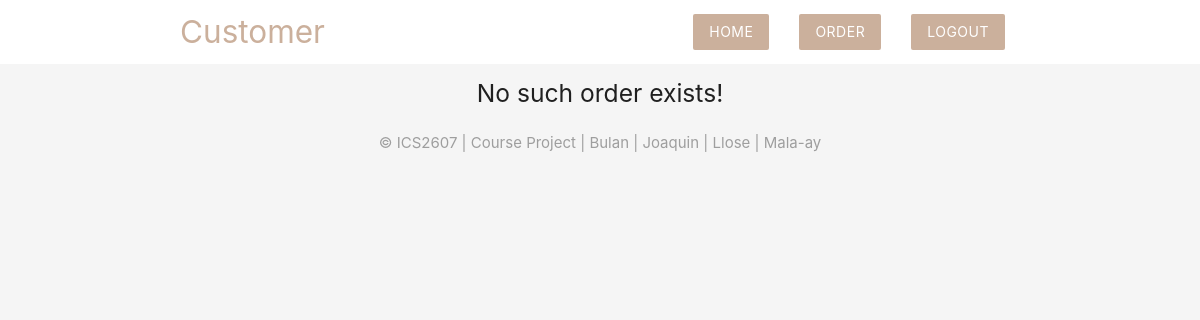
The page /customer/details.php?id=77 on the database as committed earlier.
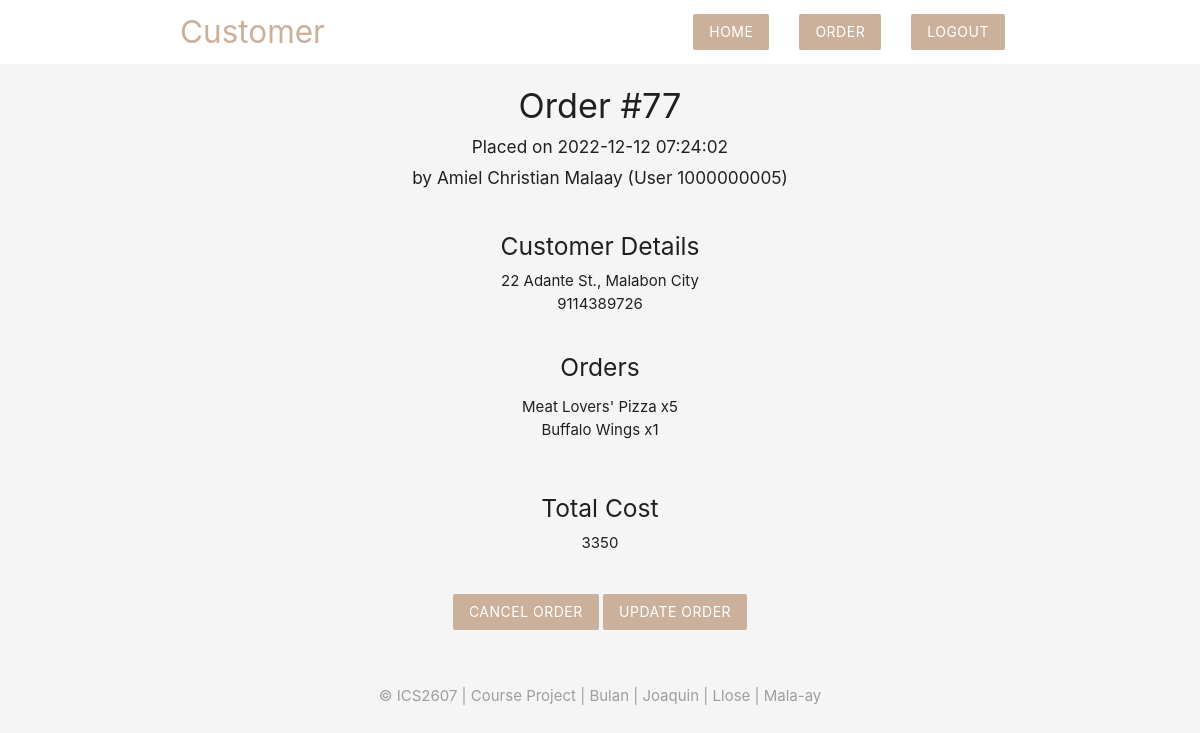
The same page on the database as committed later.
### tables this page shows
CREATE TABLE `cus_order` (
  `CUS_ID` int(11) NOT NULL,
  `CUS_ADDRESS` varchar(100) NOT NULL,
  `CUS_NAME` varchar(50) NOT NULL,
  `CUS_CONTACT_NO` bigint(20) NOT NULL,
  `ORDER_ID` int(11) NOT NULL,
  `ORDER_TIME` datetime NOT NULL DEFAULT current_timestamp(),
  `ORDER_COST` int(11) NOT NULL,
  `ORDER_DETAILS` text NOT NULL
);

### customer/details.php (the view, shortened to what this page needs)
<?php
	include('config/db_connect.php');
	if(isset($_GET['id'])){
		$id = mysqli_real_escape_string($conn, $_GET['id']);
		$sql = "SELECT * FROM cus_order WHERE ORDER_ID = $id";
		$result = mysqli_query($conn, $sql);
		$order = mysqli_fetch_assoc($result);
	}
 ?>
 <!DOCTYPE html>
 <html>
	<header>
		<?php include 'Temps/header.php'; ?>
		<div class="container center">
			<?php if ($order): ?>
				<h4><?php echo htmlspecialchars("Order #".$order['ORDER_ID']) ?></h4>
				<h6><?php echo "Placed on ".date($order['ORDER_TIME']); ?></h6>
				<h6><?php echo "by ".$order['CUS_NAME']." (User ".$order['CUS_ID'].")"; ?></h6>
				<br>
				<h5>Customer Details</h5>
				<div><?php echo htmlspecialchars($order['CUS_ADDRESS']) ?></div>
                <div><?php echo htmlspecialchars($order['CUS_CONTACT_NO']) ?></div>
				<br>
				<h5>Orders</h5>
				<ul>
					<?php foreach(explode(',', $order['ORDER_DETAILS']) as $ord): ?>
						<li><?php echo htmlspecialchars($ord); ?></li>
					<?php endforeach; ?>
				</ul>
				<br>
				<h5>Total Cost</h5>
				<div><?php echo htmlspecialchars($order['ORDER_COST']) ?></div>
				<form action="details.php" method="POST">
					<input type="submit" name="cancelorder" value="Cancel Order" class="btn brand z-depth-0">
					<a href="update.php?id=<?php echo $id ?>" class="btn brand z-depth-0" name="updateorder" value="Update Order">Update Order</a>
				</form>
			<?php else: ?>
				<h5>No such order exists!</h5>
			<?php endif; ?>
		</div>
	<?php include 'Temps/footer.php'; ?>
 </html>

Rows that differ between the two databases and show on the page:
added cus_order: ORDER_ID "Order #77", ORDER_TIME "2022-12-12 07:24:02", CUS_NAME "Amiel Christian Malaay", CUS_ID "1000000005", CUS_ADDRESS "22 Adante St., Malabon City", CUS_CONTACT_NO "9114389726", ORDER_DETAILS "Meat Lovers' Pizza x5", ORDER_DETAILS "Buffalo Wings x1", ORDER_COST "3350"
Other text that changed with them:
form field cancelorder: (not shown) → "Cancel Order"
text no longer shown: "No such order exists!"
text now shown: "Placed on by (User ) Customer Details Orders Total Cost UPDATE ORDER"
